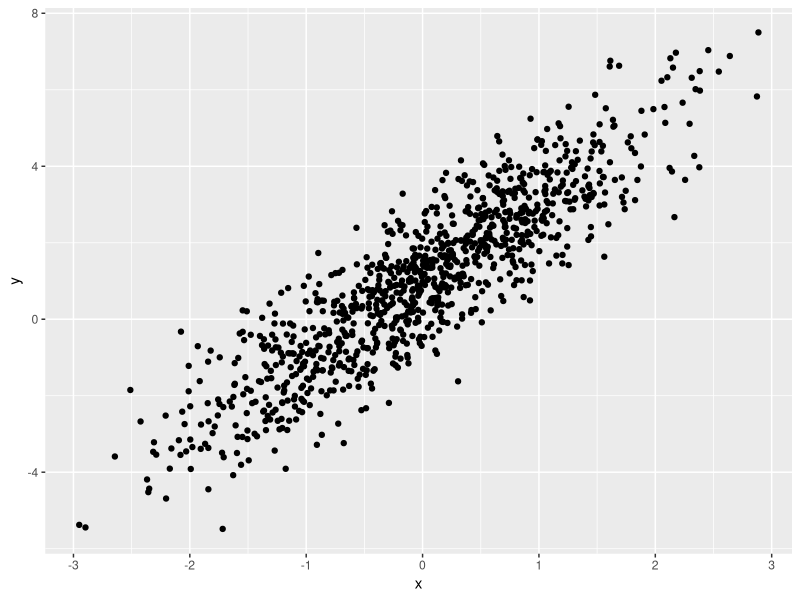
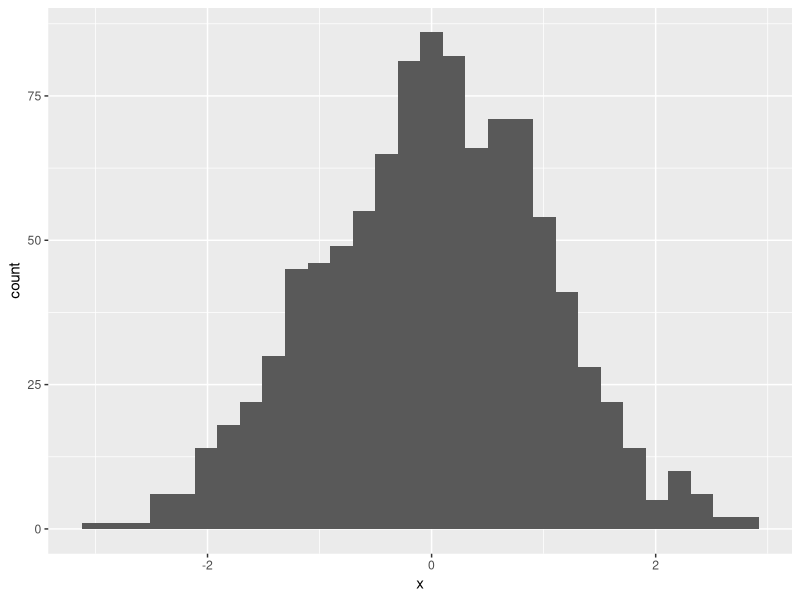
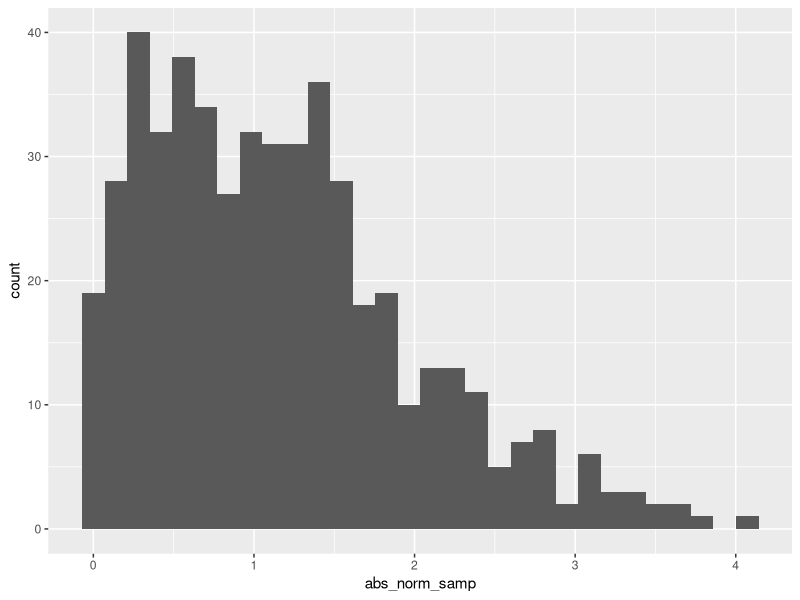

R code for these plots, in order:
## ---- chunk 1
library(tidyverse)
## ---- chunk 2
samp = rnorm(100)
length(samp)
## ---- chunk 3
plot_df = 
  tibble(
    x = rnorm(n = 1000),
    y = 1 + 2 * x + rnorm(n = 1000)
  )
ggplot(plot_df, aes(x = x, y = y)) + geom_point()  
## ---- chunk 4
ggplot(plot_df, aes(x = x)) + geom_histogram()
## ---- chunk 5
la_df = tibble(
  norm_samp = rnorm(500, mean = 1),
  norm_samp_pos = norm_samp > 0,
  abs_norm_samp = abs(norm_samp)
)

ggplot(la_df, aes(x = abs_norm_samp)) + geom_histogram()

median_samp = median(pull(la_df, norm_samp))
